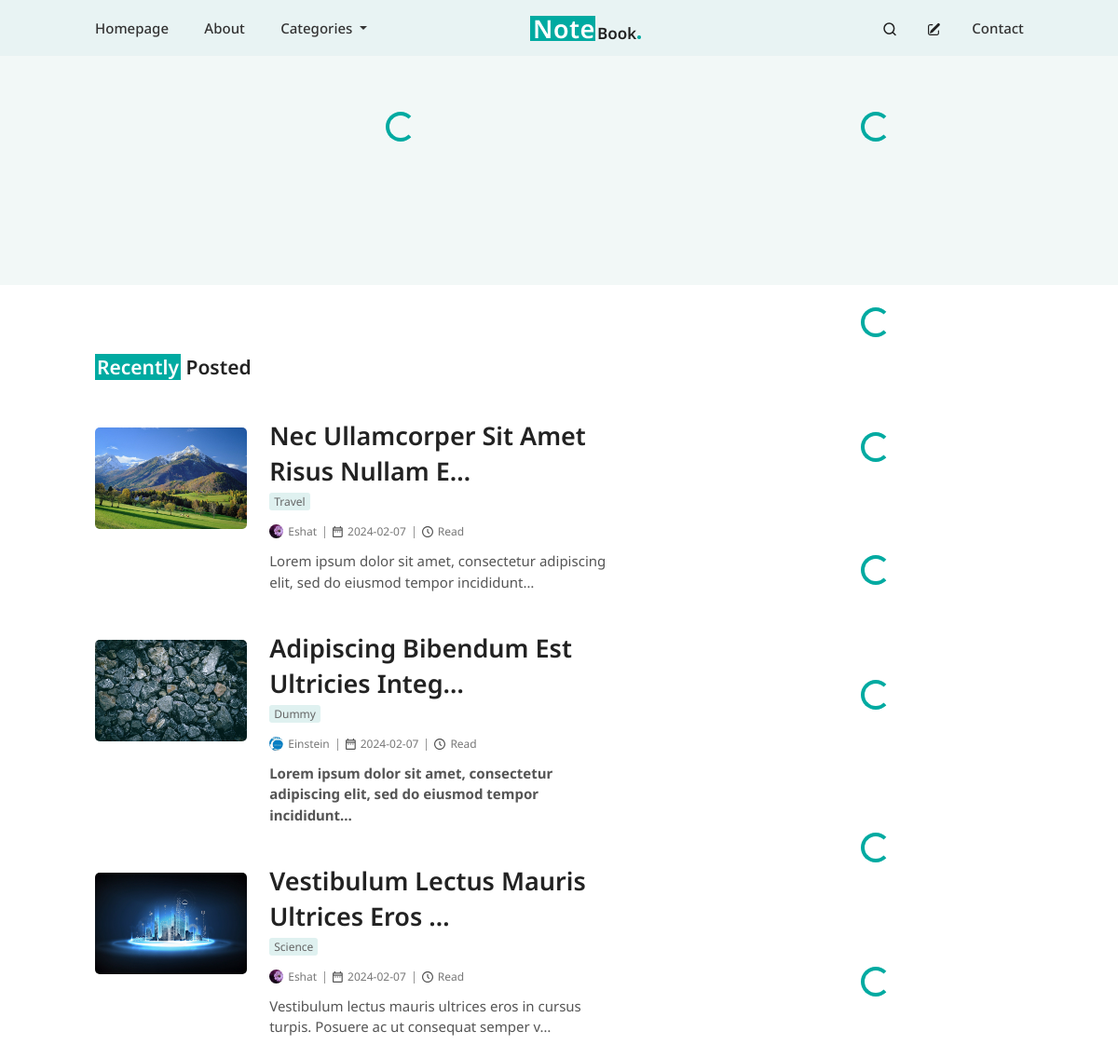
The app's page / (upper part), older data.
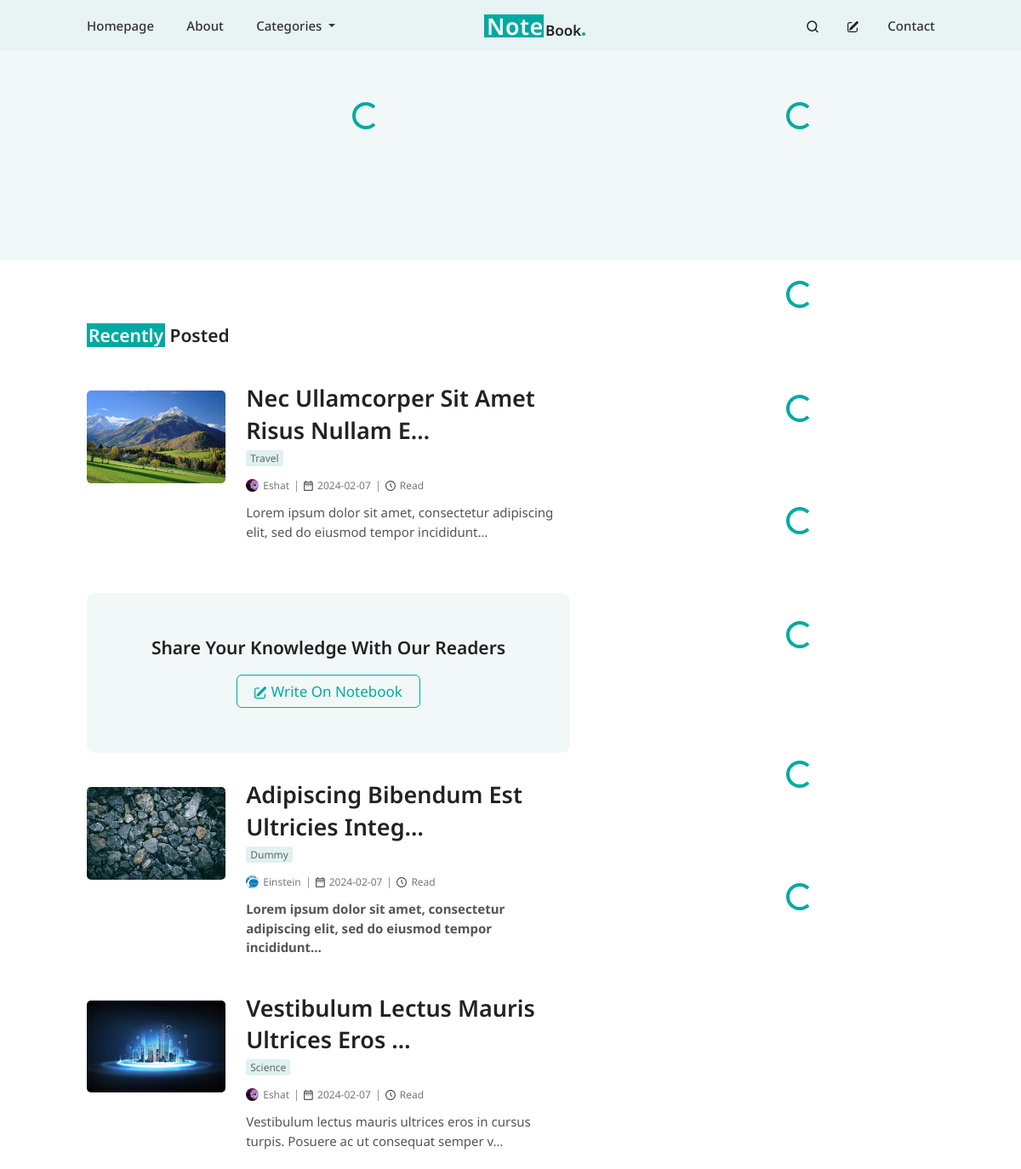
The same page, newer data.
### post/models.py (models this page shows, shortened)
class BlogPost(models.Model):
    author = models.ForeignKey(User, on_delete=models.CASCADE)
    title = models.CharField(max_length=200, null=False, blank=False)
    content = RichTextField(null=False, blank=False)
    category = models.ForeignKey(Category, on_delete=models.CASCADE,null=True)
    tags = models.ManyToManyField(Tag, blank=True)
    featured_image = models.ImageField(upload_to='featured_images/', default='featured_images/default_image.png', validators=[
                              FileExtensionValidator(['png', 'jpg', 'jpeg', 'gif'])], blank=True, null=True)
    created_at = models.DateTimeField(auto_now_add=True)
    updated_at = models.DateTimeField(auto_now=True)
    is_featured= models.BooleanField(default=False)
    banner_after_me=models.BooleanField(default=False)
    slug = models.SlugField(max_length=255, unique=True, blank=True, null=False)
    related_posts= models.ManyToManyField("self", blank=True)
    class Meta:
        ordering = ['-id']
    @property
    def readtime(self):
        result = of_html(self.content)
        return result.text

class Category(models.Model):
    name = models.CharField(max_length=100, unique=True)
    def __str__(self):
        return self.name
    class Meta:
        ordering = ['-id']

### profiles/models.py (models this page shows, shortened)
class Profile(models.Model):
    user = models.OneToOneField(User, on_delete=models.CASCADE)
    avatar = models.ImageField(default='avatars/avatar.png', upload_to='avatars',validators=[
                              FileExtensionValidator(['png', 'jpg', 'jpeg', 'gif'])])
    profession = models.CharField(max_length=50, null=True, blank=True)
    about_me = models.CharField(max_length=300, null=True, blank=True)
    facebook_url = models.URLField(validators=[URLValidator()], blank=True, null=True)
    twitter_url = models.URLField(validators=[URLValidator()], blank=True, null=True)
    instagram_url = models.URLField(validators=[URLValidator()], blank=True, null=True)
    class Meta:
        ordering= ["-id"]

### post/views.py (the view)
# urls.py: path('', include('post.urls')),
def post(request):
    queryset = BlogPost.objects.all()
    items_per_page = 10
    paginator = Paginator(queryset, items_per_page)
    page = request.GET.get('page')
    try:
        objects = paginator.page(page)
    except PageNotAnInteger:
        objects = paginator.page(1)
    except EmptyPage:
        objects = paginator.page(paginator.num_pages)
    return render (request, 'post.html', {'objects':  objects,} )

### post/templates/post.html (shortened to what this page needs)
{% extends 'base.html' %}
{% load static %}
{% block style %}
<link rel="stylesheet" type='text/css' href={% static 'post.css' %}>
{% endblock style %}
{% block content %}
<div id="first-section">
    <div class="container-fluid">
        <div class="row">
            <div class="col-lg-8">
                <div class="spinner-container text-center">
                    <div id="spinner-for-featured" style="color:#00AAA1" class="spinner-border" role="status">
                    </div>
                </div>
            </div>
            <div class="col-lg-4">
                <div class="spinner-container text-center">
                    <div id="spinner-for-most-popular" style="color:#00AAA1" class="spinner-border" role="status">
                    </div>
                </div>
                <div id="slide-container-popular">
                    <div class="swiper">
                    </div>
                </div>
            </div>
        </div>
    </div>
</div>
<div class="sec-section mt-4">
    <div class="container-fluid">
        <div class="row">
            <div style="padding-right:100px" class="col-lg-8 recent-post-first-col">
                <h2 class="recent-post-headline">
                    {% if objects %}
                    <h2 class="recent-post-headline">
                        <span class="recent-post-span">Recently</span> Posted
                    </h2>
                    {% endif %}
                </h2>
                <div class="recent-post-container">
                    {% for obj in objects %}
                    <a style="text-decoration: none;" href="/posts/{{obj.slug}}/">
                        <div style="margin-bottom:35px; cursor: pointer;" class="d-flex recent-post-row">
                            <div style="width:30%" class="me-4">
                                <img style="width: 100%; border-radius: 5px; object-fit: cover;"
                                    src="{{obj.featured_image.url}}" alt="image">
                            </div>
                            <div style="width:70%" class="">
                                <h2 class="recent-post-title">{{ obj.title|truncatechars:40 | safe }}</h2>
                                <p style="margin-top:-17px; margin-bottom:20px"
                                    class="recent-post-category post-category">
                                    <span class="post-category-span">{{obj.category}}</span>
                                </p>
                                <div class='recent-post-details d-flex'>
                                    <div class='d-flex pe-2'>
                                        <img class='recent-post-author-image' alt="author-image"
                                            src="{{obj.author.profile.avatar.url}}" />
                                        <span class="post-details-text">
                                            {{ obj.author.username}}
                                    </div>
                                    <div class='recent-post-date-container d-flex px-2'>
                                        <span class="post-details-text">
                                            {{obj.created_at |date:"Y-m-d"}}
                                        </span>
                                    </div>
                                    <div class="d-flex px-2 recent-post-time-container">
                                        <span class="post-details-text"> {{obj.readtime}} Read </span>
                                    </div>
                                </div>
                                <div class="recent-post-content">
                                    {{ obj.content|truncatechars_html:90 | safe }}
                                </div>
                            </div>
                        </div>
                    </a>
                    {% if obj.banner_after_me %}
                    <div class="banner">
                        <h2 class="banner-headline">
                            Share your knowledge with our readers
                        </h2>
                        <a href="/write-blog/" class="banner-link">
                            Write on notebook
                        </a>
                    </div>
                    {% endif %}
                    {% endfor %}
                </div>
            </div>
            <div class="col-lg-4 recent-post-sec-col">
                {% include 'sidebar.html' %}
            </div>
        </div>
    </div>
</div>
{% endblock content %}

### templates/base.html (shortened to what this page needs)
{% load static %}
<!doctype html>
<html lang="en">
<head>
    <link href="https://cdn.jsdelivr.net/npm/bootstrap@5.3.2/dist/css/bootstrap.min.css" rel="stylesheet"
>
    <link rel="stylesheet" href="https://cdn.jsdelivr.net/npm/swiper@11/swiper-bundle.min.css" />
    <link rel="stylesheet" type='text/css' href={% static 'base.css' %}>
    {% block style %}
    {% endblock style %}
</head>
<body>
    {% include 'navbar.html' %}
    <div>
        {% block content %}
        {% endblock content %}
    </div>
    {% include 'footer.html' %}
</body>
</html>

### templates/navbar.html (shortened to what this page needs)
{% load static %}
<head>
    <link rel="stylesheet" type='text/css' href="{% static 'navbar.css' %}">
</head>
<div class="custom-navbar">
    <div class="container-fluid">
        <div class="first-div">
            <ul class="custom-left-items">
                <li><a class="desktop-menu" href="/">Homepage</a></li>
                <li><a class="desktop-menu" href="/about-us/">About</a></li>
                <li>
                    <div class="dropdown">
                        <a class="dropdown-toggle  desktop-menu" href="#" role="button" data-bs-toggle="dropdown"
                            aria-expanded="false">
                            Categories
                        </a>
                    </div>
                </li>
            </ul>
        </div>
        <div class="mid-div">
            <div>
                <a href="/">
                    <img class="logo" style="margin-top:-3px;" src="{% static 'logo.png' %}" alt="logo">
                </a>
            </div>
        </div>
        <div class="last-div">
            <ul class="custom-right-items">
                <li>
                    <a data-bs-toggle="modal" data-bs-target="#searchModel" class="prev-icon" href=""></a>
                </li>
                <li>
                    <a class="prev-icon" href="/write-blog/"></a>
                </li>
                <li><a class="desktop-menu" href="/contact/">Contact</a></li>
            </ul>
        </div>
    </div>
</div>

### templates/sidebar.html (shortened to what this page needs)
{% load static %}
<head>
    <link rel="stylesheet" type='text/css' href={% static 'sidebar.css' %}>
</head>
<div class="sidebar">
    <div class="spinner-container text-center">
        <div id="spinner-for-top-authors" style="color:#00AAA1" class="spinner-border mb-5" role="status">
        </div>
    </div>
    <div class="spinner-container text-center">
        <div id="spinner-for-ad" style="color:#00AAA1" class="spinner-border mb-5" role="status">
        </div>
    </div>
    <div class="spinner-container  text-center">
        <div id="spinner-for-category" style="color:#00AAA1" class="spinner-border mt-5  mb-5" role="status">
        </div>
    </div>
    <div class="spinner-container  text-center">
        <div id="spinner-for-todays-update" style="color:#00AAA1" class="spinner-border mb-5" role="status">
        </div>
    </div>
    <div class="spinner-container  text-center">
        <div id="spinner-for-insta-posts" style="color:#00AAA1" class="spinner-border mb-5" role="status">
        </div>
    </div>
    <div class="spinner-container  text-center">
        <div id="spinner-for-tags-sidebar" style="color:#00AAA1" class="spinner-border mb-5" role="status">
        </div>
    </div>
</div>

### templates/footer.html (shortened to what this page needs)
{% load static %}
<head>
    <link rel="stylesheet" type='text/css' href="{% static 'footer.css' %}">
</head>

### static/base.css (style rules this page uses)
body { font-family: 'Noto Sans', sans-serif; margin: 0; padding: 0; box-sizing: border-box; }

### post/static/post.css (style rules this page uses)
#first-section { background: #F2F8F7; padding-top: 60px; padding-bottom: 80px }
#first-section .container-fluid { width: 85% !important; }
.post-category { color: #666; font-family: "Noto Sans"; font-size: 12px; font-style: normal; font-weight: 400; line-height: 100%; text-transform: capitalize; border-radius: 3px; margin-bottom: 7px; padding-top: 10px }
.post-category-span { background: #DFF1F0; border-radius: 3px; padding: 1px 5px }
.swiper { margin-top: 40px }
#slide-container-popular { padding-left: 10px }
.sec-section .container-fluid { width: 85% !important; }
.recent-post-container { display: flex; flex-direction: column; }
.recent-post-title { color: #222; font-family: "Noto Sans"; font-size: 27px; font-style: normal; font-weight: 600; line-height: 140%; text-transform: capitalize; margin-bottom: 15px; margin-top: -10px }
.recent-post-author-image { width: 15px; height: 15px; border-radius: 50%; object-fit: cover; margin-top: -2px; }
.recent-post-details .post-details-text { color: #777; font-family: "Noto Sans"; font-size: 12px; font-style: normal; font-weight: 400; line-height: 100%; text-transform: capitalize; margin-left: 5px; }
.recent-post-date-container { border-left: 1px solid #999; }
.recent-post-time-container { border-left: 1px solid #999; }
.recent-post-content { color: #555; font-family: "Noto Sans"; font-size: 15px; font-style: normal; font-weight: 400; line-height: 150%; margin-top: 13px }
.recent-post-headline { color: #222; font-family: "Noto Sans"; font-size: 21px; font-style: normal; font-weight: 600; line-height: 140%; text-transform: capitalize; margin: 50px 0px }
.recent-post-span { color: #FFF; background-color: #00AAA1; padding: 0px 2px; }
.banner { border-radius: 10px; background: #F2F8F7; text-align: center; padding: 50px 0px 60px 0px; margin: 10px 0px 40px 0px }
.banner .banner-headline { color: #222; font-family: "Noto Sans"; font-size: 21px; font-style: normal; font-weight: 600; line-height: 140%; text-transform: capitalize; margin-bottom: 25px; }
.banner .banner-link { color: #00AAA1; font-family: "Noto Sans"; font-size: 17px; font-style: normal; font-weight: 400; line-height: 100%; text-transform: capitalize; text-decoration: none; padding: 7px 20px; border-radius: 6px; border: 1px solid #00AAA1; }

### static/navbar.css (style rules this page uses)
.custom-navbar { background: #E8F3F3; height: 60px; line-height: 60px; }
.custom-navbar .container-fluid { display: flex; justify-content: space-between; width: 88%; }
.custom-navbar .custom-left-items { margin: 0; padding: 0; }
.custom-navbar .custom-right-items { margin: 0px 25px 0px 0px; padding: 0; }
.custom-navbar .custom-left-items li { display: inline-block; }
.custom-navbar .custom-right-items li { display: inline-block; }
.custom-navbar li a { color: #333; font-family: "Noto Sans"; font-size: 15px; font-style: normal; font-weight: 500; line-height: 100%; text-transform: capitalize; text-decoration: none; margin-left: 30px }
.logo { margin-left: -55px }
@media screen and (max-width: 1600px) { .custom-navbar .container-fluid { width: 89%; } }
@media screen and (max-width: 1366px) { .custom-navbar .container-fluid { width: 90%; } }

Row changes from the older to the newer data that the page shows:
changed BlogPost "Nec Ullamcorper Sit Amet Risus Nullam E…": now shows "Share Your Knowledge With Our Readers Write On Notebook"
